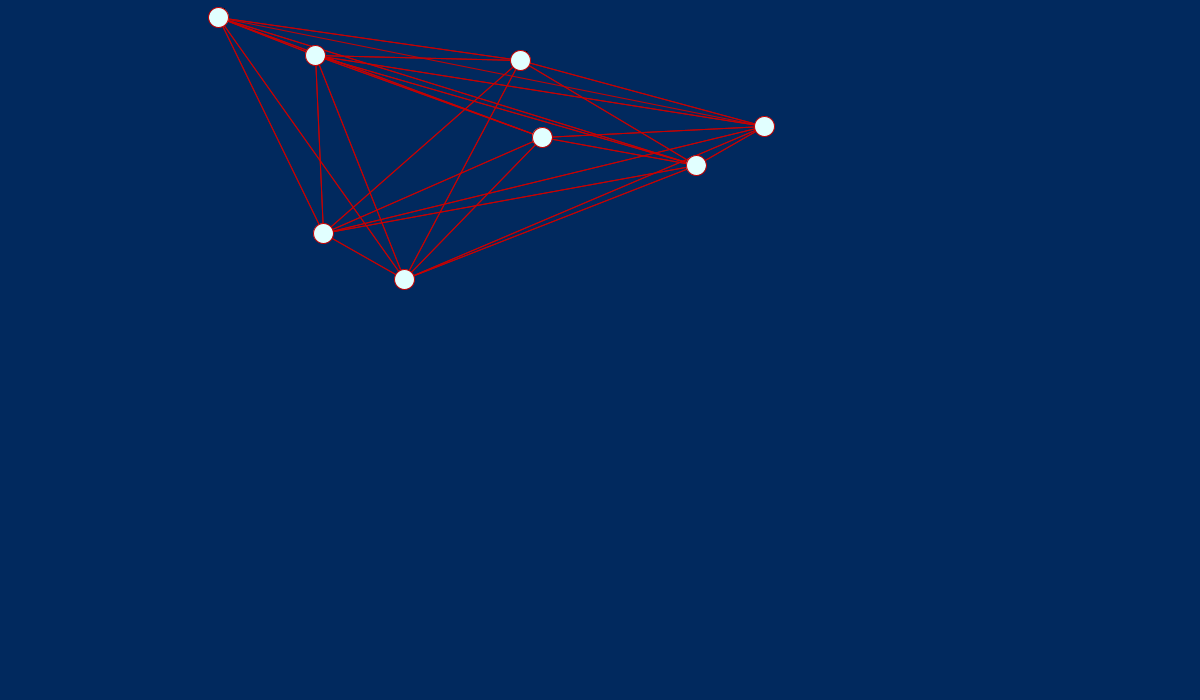
Frame 1 (no input)
Frame 60 (the mouse pressed at the canvas centre just before this capture): identical to frame 1, image omitted
Frame 120 (the mouse held since frame 60 and released just before this capture): identical to frame 1, image omitted

The Processing sketch that drew this single still picture (run headless with seeded random() and noise(); from frame 60 on, the mouse is pressed at the canvas centre):

// Processing sketch: sketch_Graphhhhh
// ── sketch_Graphhhhh.pde
ArrayList<Edge> edges;
HashSet<Node> nodes;
int numNodes = 8;

void setup(){
  size(1200, 700);
  init();
}
void init(){
  edges = new ArrayList<Edge>();
  nodes = new HashSet<Node>();
  for(int i = 0; i<numNodes; i++){
    Node n = new Node(str(i));
    nodes.add(n);
  }
  for(Node n1 : nodes){
    for(Node n2 : nodes){
      float r = random(0, 1);
      if(r <0.9){ 
      Edge e = new Edge(n1, n2);
      edges.add(e);
    }
    }
  }
}
void draw(){
  background(RGB , 41, 94, 78);
  for(Edge e :edges) e.draw();
  for(Node n :nodes) n.draw();
}

// ── edge.pde
class Edge{
 Node origin; Node destination;
 String type; int weight;
 
 Edge(Node origin, Node destination){
   this.origin = origin;
   this.destination = destination; 
   this.weight = int(random(3, 9));
 }

void draw(){
 stroke(200, 0, 0); strokeWeight(1); 
 line(origin.loc.x, origin.loc.y, destination.loc.x, destination.loc.y); 
}
}

// ── import.pde
import java.util.Collections;
import java.util.HashSet;
import java.util.Set;

void keyPressed(){
  if(key == ' ') println("HI!");
  if(key == 'f') println("press F to pay respects");
  if(key == 'l') init(); background( 200, 141, 13);
}

// ── node.pde
class Node {
  String name;
  PVector loc;
  Node(String _name) {
    this.name = _name;
    this.loc = new PVector(random(70, 800), random(10, 500));
  }
  void draw(){
    fill(0); 
    textSize(14); text(name, loc.x, loc.y);
    fill(225, 900, 300); 
    ellipse(loc.x, loc.y, 20, 20);
  }
}
